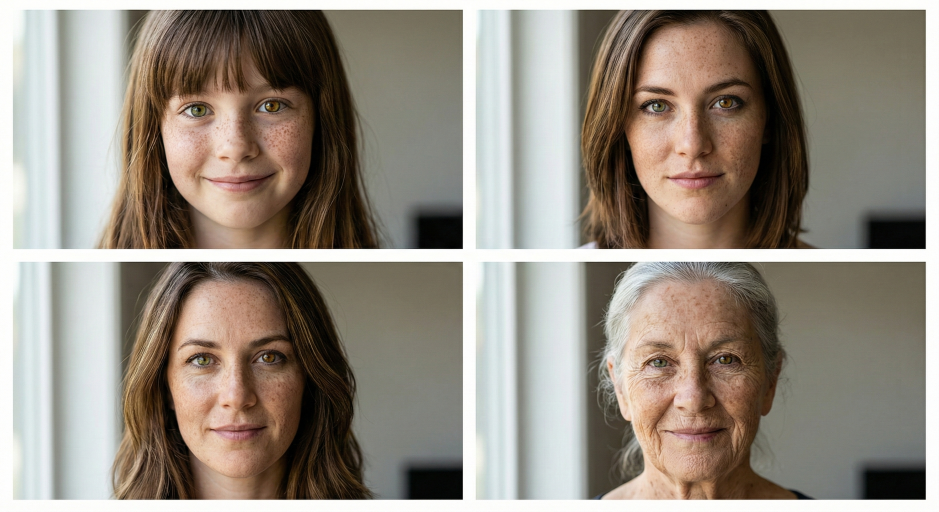
#> input picture .agents/skills/last30days-skill-main/assets/aging-portrait.jpeg, 2816 x 1536 px, given in place of , which was not available (shown at 1/3 size)
$ python -i montage.py   (imports and definitions only)
#> lines starting #> are read from the running program, lines starting #| are printed output that depends on the picture; pictures that were not available may be replaced by others from this repository, and a replacement may not be noted
from __future__ import annotations

import re
from math import ceil
from os.path import basename
from typing import Literal

from PIL import Image, ImageDraw, ImageFont, ImageOps


def _make_placeholder(w: int, h: int) -> Image.Image:
    """Create a visible placeholder tile with a light gray fill and a red X cross."""

    placeholder = Image.new("RGBA", (w, h), (220, 220, 220, 255))
    draw = ImageDraw.Draw(placeholder)
    line_color = (180, 0, 0, 255)
    draw.line([(0, 0), (placeholder.width - 1, placeholder.height - 1)], fill=line_color, width=3)
    draw.line([(placeholder.width - 1, 0), (0, placeholder.height - 1)], fill=line_color, width=3)
    return placeholder


def _natural_key(s: str) -> list[object]:
    """Key function for natural sorting (e.g., Slide2 before Slide10)."""
#> called with s = '.'

    parts: list[object] = []
    for part in re.split(r"(\d+)", s):
        parts.append(int(part) if part.isdigit() else part)
    return parts


def create_montage(
    input_files: list[str],
    output_file: str,
    *,
    num_col: int = 5,
    cell_w: int = 400,
    cell_h: int = 225,
    gap: int = 16,
    label_mode: Literal["number", "filename", "none"] = "number",
    fail_on_image_error: bool = False,
) -> None:
    """
    Build a montage with a fixed number of columns.

    Each cell has size `cell_w` x `cell_h`. Every input image is resized isotropically to
    fit inside the cell. `gap` controls spacing around and between cells (outer margin
    equals gap).

    Label behavior is controlled by `label_mode`:
    - "none": no labels are drawn
    - "number": draw a 1-based index beneath each image
    - "filename": draw the filename (no directory) beneath each image
    """

    if num_col <= 0:
        raise ValueError("num_col must be positive")
    if cell_w <= 0 or cell_h <= 0:
        raise ValueError("cell_w and cell_h must be positive")
    if not input_files:
        raise ValueError("input_files must not be empty")

    ordered_files = sorted(input_files, key=lambda p: _natural_key(basename(p)))
    labels = [basename(p) for p in ordered_files]

    images: list[Image.Image | None] = []
    for p in ordered_files:
        try:
            images.append(Image.open(p))
        except Exception:
            if fail_on_image_error:
                raise
            images.append(None)

    num_images = len(images)
    num_valid = sum(1 for im in images if im is not None)
    if num_valid == 0:
        raise ValueError("No valid images to render.")

    placeholder: Image.Image | None = None
    if num_valid < num_images:
        cell_size = round(min(cell_w, cell_h) * 0.6)
        placeholder = _make_placeholder(cell_size, cell_size)
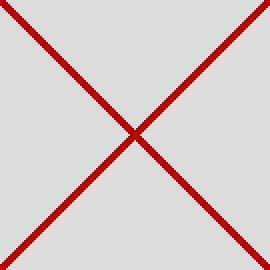
#> placeholder: PIL image 135x135 RGBA (shown 2 times larger); mean R, G, B, A 217.1, 204, 204, 255

    cols = num_col
    rows = ceil(num_images / cols)

    temp_canvas = Image.new("RGB", (10, 10), (255, 255, 255))
    temp_draw = ImageDraw.Draw(temp_canvas)

    try:
        font_size = max(12, min(36, int(cell_h * 0.12)))
        font = ImageFont.truetype("arial.ttf", font_size)
    except Exception:
        font = ImageFont.load_default()

    draw_labels = label_mode != "none"
    label_height = 0
    if draw_labels:
        sample_text = "1" if label_mode == "number" else "Ag"
        lbbox = temp_draw.textbbox((0, 0), sample_text, font=font)
        label_height = ceil(lbbox[3] - lbbox[1]) + 6

    row_h = cell_h + label_height

    canvas_w = cols * cell_w + (cols + 1) * gap
    canvas_h = rows * row_h + (rows + 1) * gap
    canvas = Image.new("RGB", (canvas_w, canvas_h), (242, 242, 242))
#> canvas: PIL image 2096x4021 RGB; every value is 242
    draw = ImageDraw.Draw(canvas)

    for idx, img in enumerate(images):
        col = idx % cols
        row = idx // cols

        x0 = gap + col * (cell_w + gap)
        y0 = gap + row * (row_h + gap)

        if label_mode == "number":
            label = str(idx + 1)
        elif label_mode == "filename":
            label = labels[idx]
        else:
            label = ""

        text_w = 0
        if draw_labels:
            bbox = draw.textbbox((0, 0), label, font=font)
            text_w = bbox[2] - bbox[0]

        if img is not None:
            resized = ImageOps.contain(
                img.convert("RGBA"),
                (cell_w, cell_h),
                method=Image.Resampling.LANCZOS,
            )
        else:
            if placeholder is None:
                raise RuntimeError("Unexpected image load failure without placeholder.")
            resized = placeholder

        paste_x = x0 + (cell_w - resized.width) // 2
        paste_y = y0 + (cell_h - resized.height) // 2
        canvas.paste(
            resized,
            (paste_x, paste_y),
            mask=resized.split()[3] if resized.mode == "RGBA" else None,
        )

        draw.rectangle(
            [paste_x - 1, paste_y - 1, paste_x + resized.width, paste_y + resized.height],
            outline=(160, 160, 160),
            width=1,
        )

        if draw_labels:
            tx = x0 + round((cell_w - text_w) / 2)
            ty = y0 + cell_h + 3
            draw.text((tx, ty), label, font=font, fill=(0, 0, 0))
#> this loop made 72 passes
#> pass 1, in create_montage, `resized = ImageOps.contain( img.convert("RGBA"), (cell_w, cell_h), met..`:
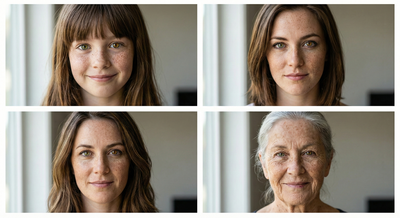
#> resized: PIL image 400x218 RGBA; mean R, G, B, A 147.7, 138.9, 128, 255
#> after the loop:
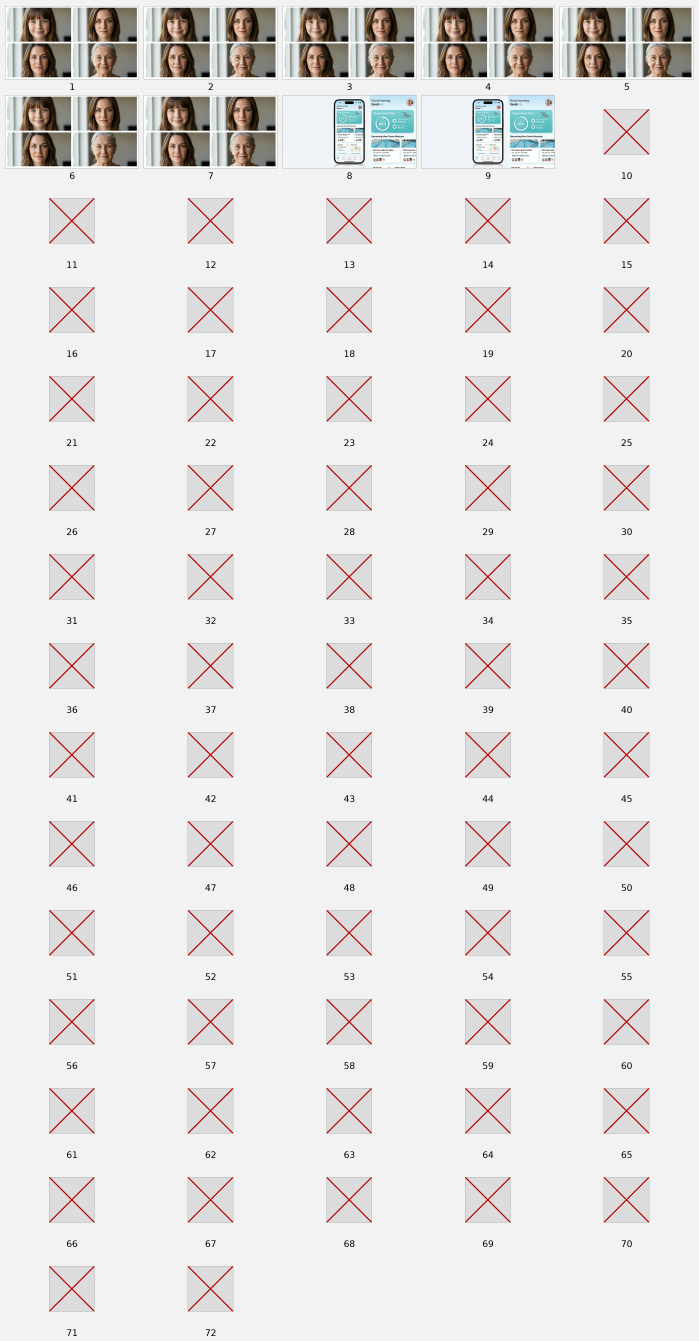
#> canvas: PIL image 2096x4021 RGB (shown at 1/3 size); mean R, G, B 230.2, 228.1, 227.4

    canvas.save(output_file)

>>> result = create_montage('../../../.agents/skills/last30days-skill-main/assets/aging-portrait.jpeg', 'out.png')
